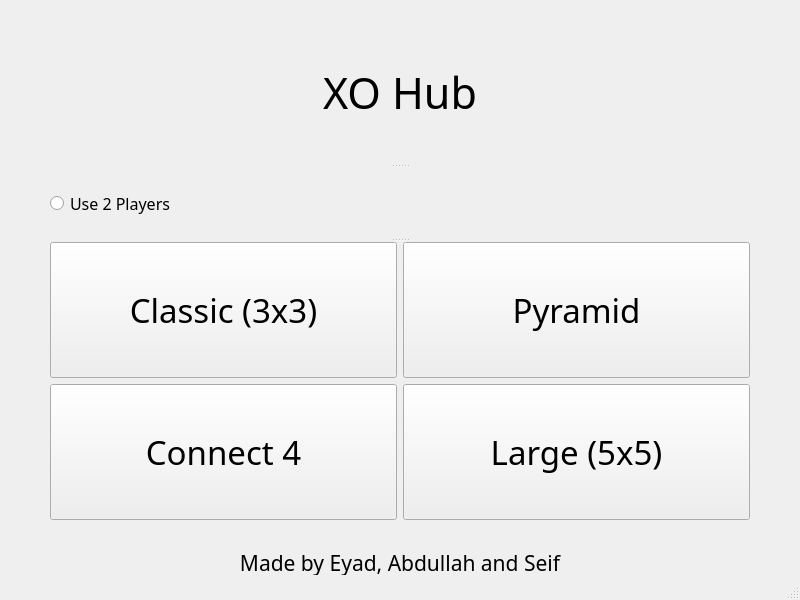
<?xml version="1.0" encoding="UTF-8"?>
<ui version="4.0">
 <class>MainMenu</class>
 <widget class="QMainWindow" name="MainMenu">
  <property name="geometry">
   <rect>
    <x>0</x>
    <y>0</y>
    <width>800</width>
    <height>600</height>
   </rect>
  </property>
  <property name="font">
   <font>
    <family>Poppins</family>
   </font>
  </property>
  <property name="windowTitle">
   <string>MainMenu</string>
  </property>
  <widget class="QWidget" name="centralwidget">
   <widget class="QSplitter" name="splitter">
    <property name="geometry">
     <rect>
      <x>50</x>
      <y>20</y>
      <width>700</width>
      <height>500</height>
     </rect>
    </property>
    <property name="orientation">
     <enum>Qt::Vertical</enum>
    </property>
    <widget class="QLabel" name="title">
     <property name="font">
      <font>
       <family>Poppins SemiBold</family>
       <pointsize>32</pointsize>
      </font>
     </property>
     <property name="text">
      <string>XO Hub</string>
     </property>
     <property name="alignment">
      <set>Qt::AlignCenter</set>
     </property>
    </widget>
    <widget class="QRadioButton" name="use2Button">
     <property name="minimumSize">
      <size>
       <width>0</width>
       <height>0</height>
      </size>
     </property>
     <property name="font">
      <font>
       <family>Poppins</family>
       <pointsize>12</pointsize>
      </font>
     </property>
     <property name="layoutDirection">
      <enum>Qt::LeftToRight</enum>
     </property>
     <property name="text">
      <string>Use 2 Players</string>
     </property>
    </widget>
    <widget class="QWidget" name="gridLayoutWidget">
     <layout class="QGridLayout" name="gridLayout">
      <item row="0" column="0">
       <widget class="QPushButton" name="normal">
        <property name="sizePolicy">
         <sizepolicy hsizetype="Minimum" vsizetype="Minimum">
          <horstretch>0</horstretch>
          <verstretch>0</verstretch>
         </sizepolicy>
        </property>
        <property name="font">
         <font>
          <family>Poppins Medium</family>
          <pointsize>25</pointsize>
         </font>
        </property>
        <property name="text">
         <string>Classic (3x3)</string>
        </property>
       </widget>
      </item>
      <item row="0" column="1">
       <widget class="QPushButton" name="pyramid">
        <property name="sizePolicy">
         <sizepolicy hsizetype="Minimum" vsizetype="Minimum">
          <horstretch>0</horstretch>
          <verstretch>0</verstretch>
         </sizepolicy>
        </property>
        <property name="font">
         <font>
          <family>Poppins Medium</family>
          <pointsize>25</pointsize>
         </font>
        </property>
        <property name="text">
         <string>Pyramid</string>
        </property>
       </widget>
      </item>
      <item row="1" column="0">
       <widget class="QPushButton" name="connect">
        <property name="sizePolicy">
         <sizepolicy hsizetype="Minimum" vsizetype="Minimum">
          <horstretch>0</horstretch>
          <verstretch>0</verstretch>
         </sizepolicy>
        </property>
        <property name="font">
         <font>
          <family>Poppins Medium</family>
          <pointsize>25</pointsize>
         </font>
        </property>
        <property name="text">
         <string>Connect 4</string>
        </property>
       </widget>
      </item>
      <item row="1" column="1">
       <widget class="QPushButton" name="large">
        <property name="sizePolicy">
         <sizepolicy hsizetype="Minimum" vsizetype="Minimum">
          <horstretch>0</horstretch>
          <verstretch>0</verstretch>
         </sizepolicy>
        </property>
        <property name="font">
         <font>
          <family>Poppins Medium</family>
          <pointsize>25</pointsize>
         </font>
        </property>
        <property name="text">
         <string>Large (5x5)</string>
        </property>
       </widget>
      </item>
     </layout>
    </widget>
   </widget>
   <widget class="QLabel" name="credits">
    <property name="geometry">
     <rect>
      <x>200</x>
      <y>550</y>
      <width>400</width>
      <height>25</height>
     </rect>
    </property>
    <property name="font">
     <font>
      <family>Poppins Light</family>
      <pointsize>16</pointsize>
     </font>
    </property>
    <property name="text">
     <string>Made by Eyad, Abdullah and Seif</string>
    </property>
    <property name="alignment">
     <set>Qt::AlignCenter</set>
    </property>
   </widget>
  </widget>
  <widget class="QMenuBar" name="menubar">
   <property name="geometry">
    <rect>
     <x>0</x>
     <y>0</y>
     <width>800</width>
     <height>26</height>
    </rect>
   </property>
  </widget>
  <widget class="QStatusBar" name="statusbar"/>
 </widget>
 <resources/>
 <connections/>
</ui>
